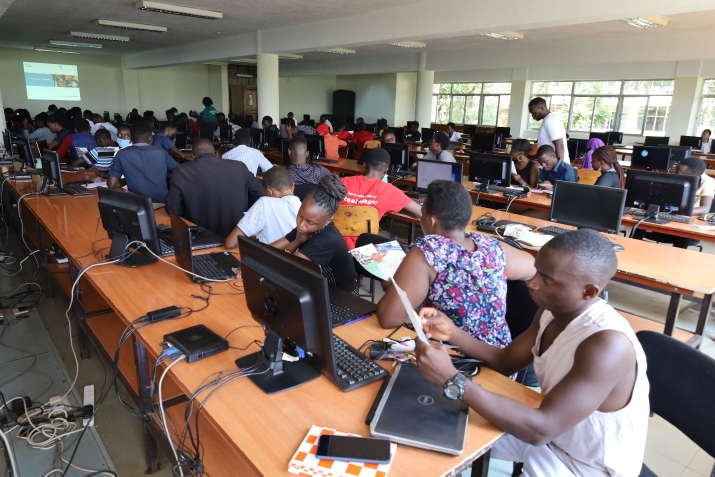
#> input picture myImage.jpg, 1430 x 953 px (shown at 1/2 size)
$ python image_working.py
#> lines starting #> are read from the running program, lines starting #| are printed output that depends on the picture
from PIL import Image, ImageFilter
filename = "myImage.jpg"
with Image.open(filename) as img:
#> img is the input picture: PIL image 1430x953 RGB; mean R, G, B 121.9, 108.8, 103.5
    img.load()
    #loads the image into memory
#displaying the image,
#img.show()

#properties when dealing with images, the Image class attributes
print(img.mode)#whether rgb or cymk
#| RGB
print(img.size)#image in pixels(1600 * 800)
#| (1430, 953)
#print(img.format)#either a jpg or a png

#cropping and resizing images
#The Image class has two methods that can be used to perform these operations
#.crop() and .resize():

"""
The argument to .crop() must be a 4-tuple that defines the left, upper, right, and bottom
edges of the region that you wish to crop.
"""
cropped_img = img.crop((300, 150, 700, 1000))
print(cropped_img.size)
#| (400, 850)
#cropped_img.show()

"""
.resize() allowes a turple of the new image width and height as specified
if we need aquarter the intilal image width and height, we use the floor_division_operator
"""
low_res_img = cropped_img.resize(
    (cropped_img.width // 4, cropped_img.height // 4)
)
#low_res_img.show()

#similar scalling can be archieved using the reduce() method as below
low_res_img = cropped_img.reduce(4)
#> low_res_img: PIL image 100x213 RGB
#low_res_img.show()

#thumbnail can equally be used when dealing withimages
"""
If you prefer to set a maximum size rather than a scaling factor, then you can use .thumbnail().
The size of the thumbnail will be smaller than or equal to the size that you set.

Note: The .thumbnail() method changes the Image object in place and doesn’t
return a new object. However, .crop(), .resize(), and .reduce()
all return a new Image object.
Not all methods in the Pillow library behave in the same way.
"""
MAX_SIZE = (100, 100)
cropped_img.thumbnail(MAX_SIZE, resample=3)#resampling is optional
#> cropped_img: PIL image 47x100 RGB
# [9 lines of commented-out code are left out]
converted_img = img.transpose(Image.Transpose.FLIP_TOP_BOTTOM)
#converted_img.show()
mirrorImage = img.transpose(Image.Transpose.FLIP_LEFT_RIGHT)
#mirrorImage.show()
"""
Image.FLIP_LEFT_RIGHT:
Flips the image left to right, resulting in a mirror image

Image.FLIP_TOP_BOTTOM:
Flips the image top to bottom

Image.ROTATE_90:
Rotates the image by 90 degrees counterclockwise

Image.ROTATE_180:
Rotates the image by 180 degrees

Image.ROTATE_270:
Rotates the image by 270 degrees counterclockwise, which is the same as 90 degrees
clockwise

Image.TRANSPOSE:
Transposes the rows and columns using the top-left pixel as the origin,
with the top-left pixel being the same in the transposed image as in the original image

Image.TRANSVERSE:
Transposes the rows and columns using the bottom-left pixel as the origin,
with the bottom-left pixel being the one that remains fixed between the original
and modified versions
"""

"""
All the rotation options above define rotations in steps of 90 degrees.
If you need to rotate an image by another angle, then you can use .rotate():
"""
rotated_img = img.rotate(45)
#rotated_img.show()
"""
The Image object returned is the same size as the original Image.
Therefore, the corners of the image are missing in this display.
You can change this behavior using the expand named parameter:
"""
rotated_img = img.rotate(45, expand=True)
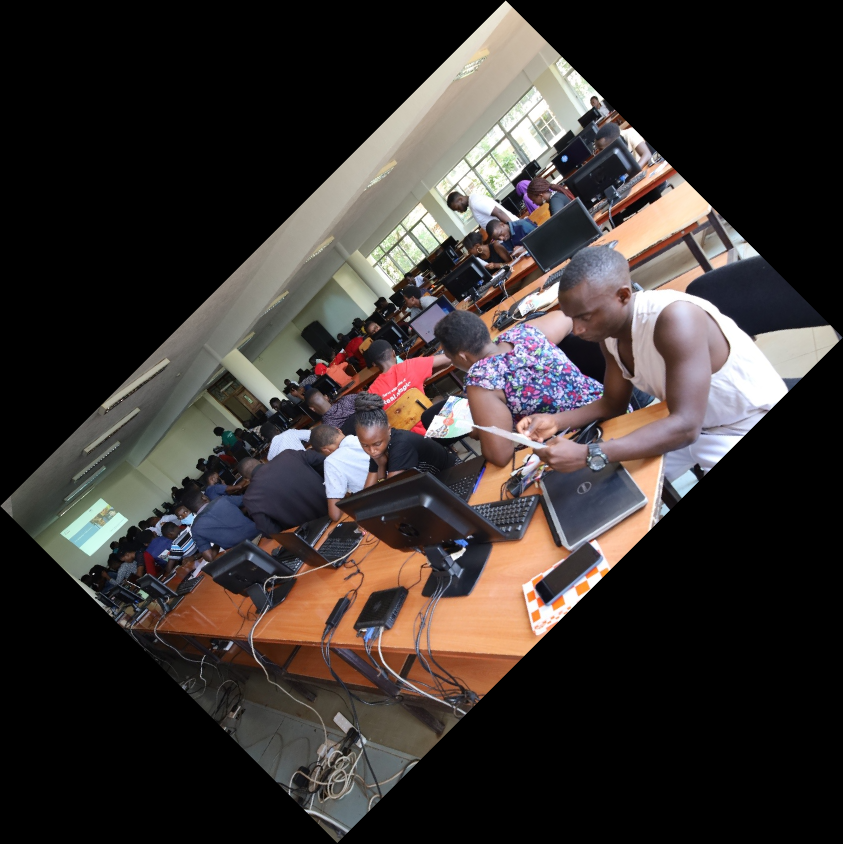
#> rotated_img: PIL image 1686x1687 RGB (shown at 1/2 size); mean R, G, B 58.4, 52.1, 49.6
#rotated_img.show()


#Bands and Modes of an Image using pillow
"""
An image is a two-dimensional array of pixels, where each pixel corresponds to a color.
Each pixel can be represented by one or more values. For example, in an RGB image, each pixel is
represented by three values corresponding to the red, green, and blue values for that pixel.

Therefore, the Image object for an RBG image contains three bands, one for each color.
An RGB image of size 100x100 pixels is represented by a 100x100x3 array of values.

RGBA images also include the alpha value,
Therefore, an RGBA image of size 100x100 pixels is represented by a 100x100x4 array of values.
"""

cmyk_img = img.convert("CMYK")
gray_img = img.convert("L")  # Grayscale
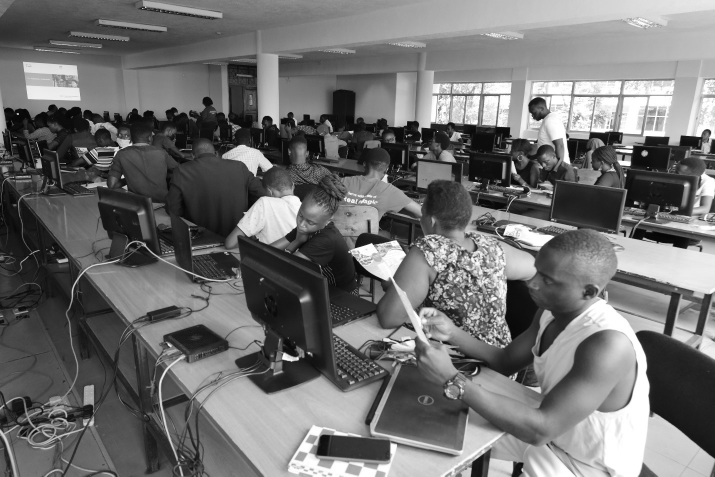
#> gray_img: PIL image 1430x953 L (shown at 1/2 size); min 0, max 255, mean 112.1
#cmyk_img.show()
#gray_img.show()
rgb_bands = img.getbands()
#> rgb_bands = ('R', 'G', 'B')
print(rgb_bands)
#| ('R', 'G', 'B')
cmyk_bands = cmyk_img.getbands()
#> cmyk_bands = ('C', 'M', 'Y', 'K')
print(cmyk_bands)
#| ('C', 'M', 'Y', 'K')

#splitting an image
red, green, blue = img.split()
print(red)# returns a grey scale image here
#| <PIL.Image.Image image mode=L size=1430x953 at 0x7F8A9D794A10>
"""
The mode of the object that .split() returns is 'L', indicating this is a grayscale image
"""

#merging and returning single color band from rgb image
"""
The first argument in merge() determines the mode of the image that you want to create.
The second argument contains the individual bands that you want to merge into a single image.

To create the image showing only the red channel, you merge the red band from the original
image with green and blue bands that only contain zeros. To create a band containing zeros
everywhere, you use the .point() method.
"""
zeroed_band = red.point(lambda _: 0)
#> zeroed_band: PIL image 1430x953 L; every value is 0

red_merge = Image.merge(
    "RGB", (red, zeroed_band, zeroed_band)
    )
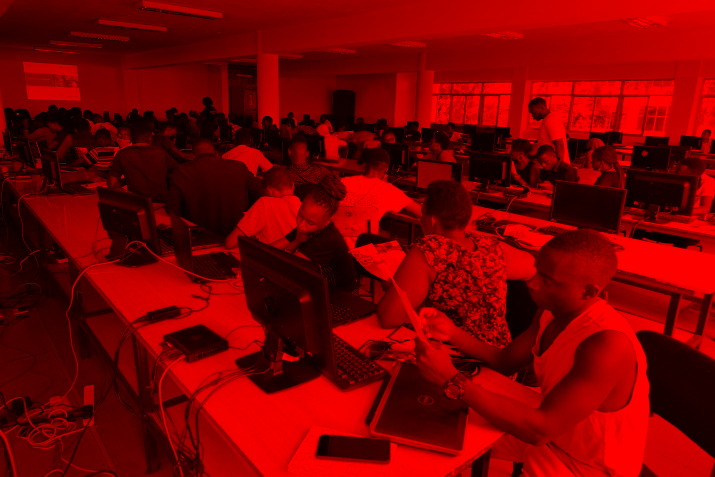
#> red_merge: PIL image 1430x953 RGB (shown at 1/2 size); mean R, G, B 121.9, 0, 0

green_merge = Image.merge(
    "RGB", (zeroed_band, green, zeroed_band)
    )
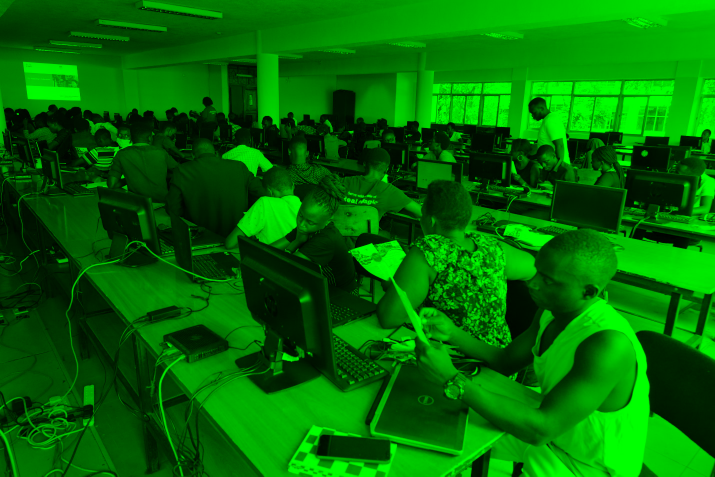
#> green_merge: PIL image 1430x953 RGB (shown at 1/2 size); mean R, G, B 0, 108.8, 0

blue_merge = Image.merge(
    "RGB", (zeroed_band, zeroed_band, blue)
    )
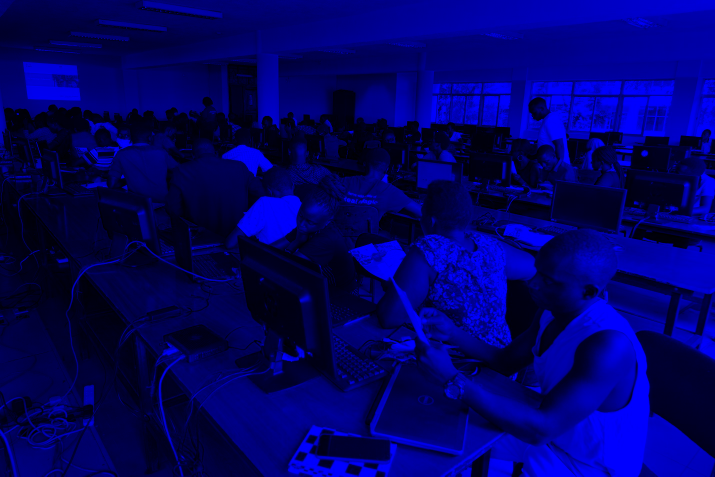
#> blue_merge: PIL image 1430x953 RGB (shown at 1/2 size); mean R, G, B 0, 0, 103.5

#ed_merge.show()

#Image Blurring, Sharpening, and Smoothing
blur_img = img.filter(ImageFilter.BLUR)
#blur_img.show()

"""
The displayed image is a blurred version of the original one. You can zoom in to
observe the difference in more detail using .crop() and then display the images again using .show():
"""
#img.crop((300, 300, 500, 500)).show()
#blur_img.crop((300, 300, 500, 500)).show()


"""
You can customize the type and amount of blurring that you need using
ImageFilter.BoxBlur() or ImageFilter.GaussianBlur():
"""

#img.filter(ImageFilter.BoxBlur(5)).show()
#img.filter(ImageFilter.BoxBlur(20)).show()
#img.filter(ImageFilter.GaussianBlur(20)).show()

#sharpeninig an image
sharp_img = img.filter(ImageFilter.SHARPEN)
#img.crop((300, 300, 500, 500)).show()
#sharp_img.crop((300, 300, 500, 500)).show()

"""
Perhaps instead of sharpening an image, you need to smooth it.
You can achieve this by passing ImageFilter.SMOOTH as an argument for .filter():
"""
smooth_img = img.filter(ImageFilter.SMOOTH)
#img.crop((300, 300, 500, 500)).show()
#smooth_img.crop((300, 300, 500, 500)).show()

#Edge Detection, Edge Enhancement, and Embossing
#It’s also possible for an algorithm to detect edges automatically using edge detection kernels.
#The ImageFilter module in Pillow has a predefined kernel to achieve this.
img_gray = img.convert("L")
edges = img_gray.filter(ImageFilter.FIND_EDGES)
#edges.show()

"""
You can obtain a better outcome by applying the ImageFilter.SMOOTH filter before finding the edges:
"""
img_gray_smooth = img_gray.filter(ImageFilter.SMOOTH)
edges_smooth = img_gray_smooth.filter(ImageFilter.FIND_EDGES)
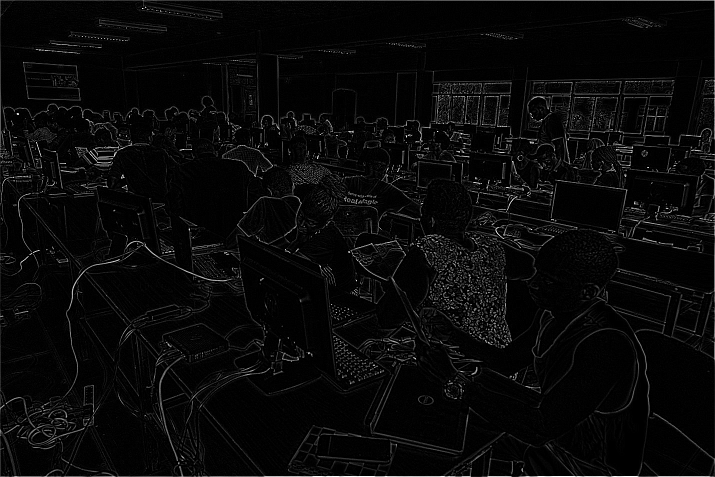
#> edges_smooth: PIL image 1430x953 L (shown at 1/2 size); min 0, max 255, mean 8.9
#edges_smooth.show()

"""
You can also enhance the edges of the original image with the ImageFilter.EDGE_ENHANCE filter:
"""

edge_enhance = img_gray_smooth.filter(ImageFilter.EDGE_ENHANCE)
#edge_enhance.show()
edge_enhance.save("enhanced.jpg")

#embossing
emboss = img_gray_smooth.filter(ImageFilter.EMBOSS)
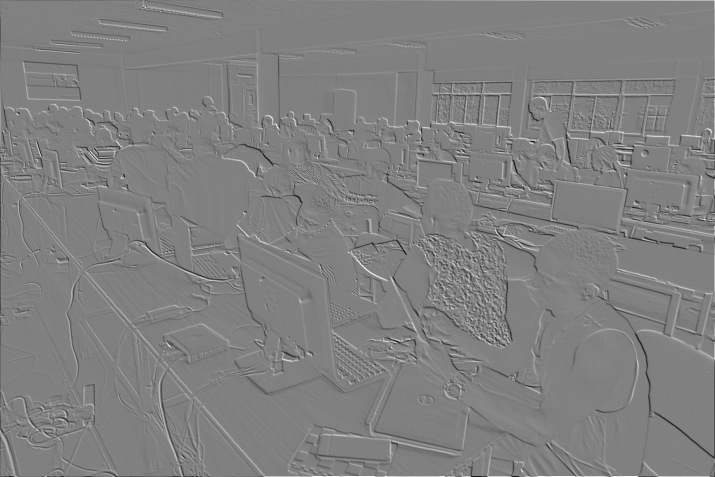
#> emboss: PIL image 1430x953 L (shown at 1/2 size); min 0, max 255, mean 128.1
#emboss.show()
